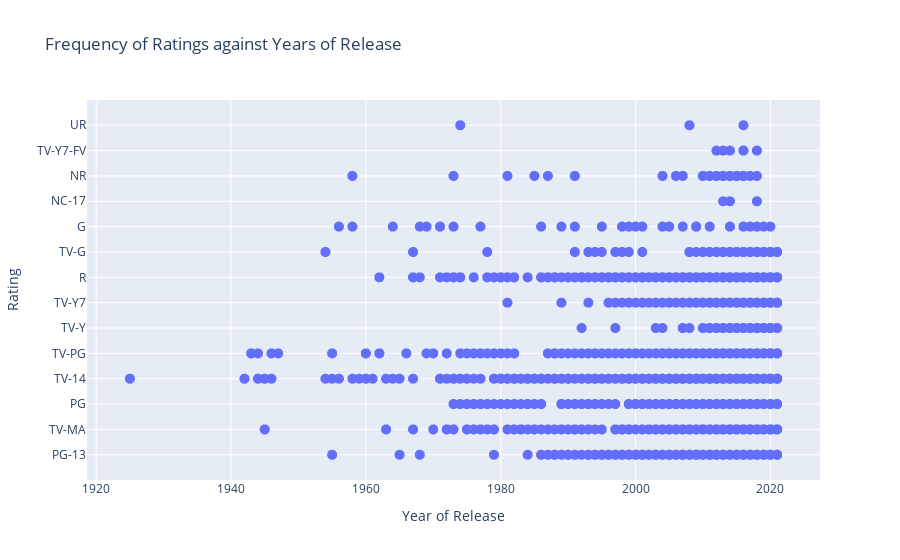

Here is the notebook cell this chart was saved with:
### Code cell
# scatter plot between release_years and rating?just scatte rplot

fig10 = px.scatter(df_net, x="release_year", y="rating", title="Frequency of Ratings against Years of Release", labels={"release_year": "Year of Release", "rating": "Rating"})
fig10.update_traces(marker_size=10)
fig10.show()

### Figure 1 — Plotly figure (JSON) as saved in the notebook; plotly's stock layout.template omitted (floating-point values rounded to 4 significant figures; data arrays with more than 128 entries replaced by an {"elided": "..."} marker saying what was removed)
{"data": [{"hovertemplate": "Year of Release=%{x}<br>Rating=%{y}<extra></extra>", "legendgroup": "", "marker": {"color": "#636efa", "size": 10, "symbol": "circle"}, "mode": "markers", "name": "", "showlegend": false, "type": "scattergl", "x": {"elided": "8790 int values"}, "xaxis": "x", "y": {"elided": "8790 str values"}, "yaxis": "y"}], "layout": {"legend": {"tracegroupgap": 0}, "title": {"text": "Frequency of Ratings against Years of Release"}, "xaxis": {"anchor": "y", "domain": [0, 1], "title": {"text": "Year of Release"}}, "yaxis": {"anchor": "x", "domain": [0, 1], "title": {"text": "Rating"}}}}
